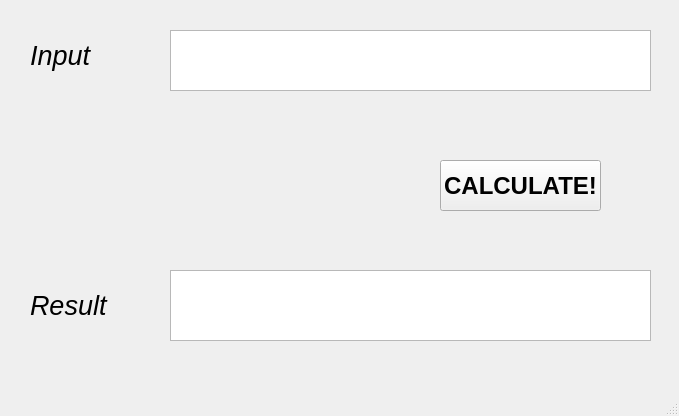
<?xml version="1.0" encoding="UTF-8"?>
<ui version="4.0">
 <class>MainWindow</class>
 <widget class="QMainWindow" name="MainWindow">
  <property name="geometry">
   <rect>
    <x>0</x>
    <y>0</y>
    <width>679</width>
    <height>416</height>
   </rect>
  </property>
  <property name="windowTitle">
   <string>MainWindow</string>
  </property>
  <widget class="QWidget" name="centralwidget">
   <widget class="QPushButton" name="calculateButton">
    <property name="geometry">
     <rect>
      <x>440</x>
      <y>160</y>
      <width>161</width>
      <height>51</height>
     </rect>
    </property>
    <property name="font">
     <font>
      <pointsize>18</pointsize>
      <bold>true</bold>
     </font>
    </property>
    <property name="text">
     <string>CALCULATE!</string>
    </property>
   </widget>
   <widget class="QTextEdit" name="inputTextEdit">
    <property name="geometry">
     <rect>
      <x>170</x>
      <y>30</y>
      <width>481</width>
      <height>61</height>
     </rect>
    </property>
   </widget>
   <widget class="QTextEdit" name="outputTextEdit">
    <property name="geometry">
     <rect>
      <x>170</x>
      <y>270</y>
      <width>481</width>
      <height>71</height>
     </rect>
    </property>
    <property name="cursor" stdset="0">
     <cursorShape>ForbiddenCursor</cursorShape>
    </property>
    <property name="readOnly">
     <bool>true</bool>
    </property>
   </widget>
   <widget class="QLabel" name="label">
    <property name="geometry">
     <rect>
      <x>30</x>
      <y>40</y>
      <width>111</width>
      <height>31</height>
     </rect>
    </property>
    <property name="font">
     <font>
      <pointsize>20</pointsize>
      <italic>true</italic>
     </font>
    </property>
    <property name="text">
     <string>Input</string>
    </property>
   </widget>
   <widget class="QLabel" name="label_2">
    <property name="geometry">
     <rect>
      <x>30</x>
      <y>290</y>
      <width>111</width>
      <height>31</height>
     </rect>
    </property>
    <property name="font">
     <font>
      <pointsize>20</pointsize>
      <italic>true</italic>
     </font>
    </property>
    <property name="text">
     <string>Result</string>
    </property>
   </widget>
  </widget>
  <widget class="QMenuBar" name="menubar">
   <property name="geometry">
    <rect>
     <x>0</x>
     <y>0</y>
     <width>679</width>
     <height>22</height>
    </rect>
   </property>
  </widget>
  <widget class="QStatusBar" name="statusbar"/>
 </widget>
 <resources/>
 <connections/>
</ui>
